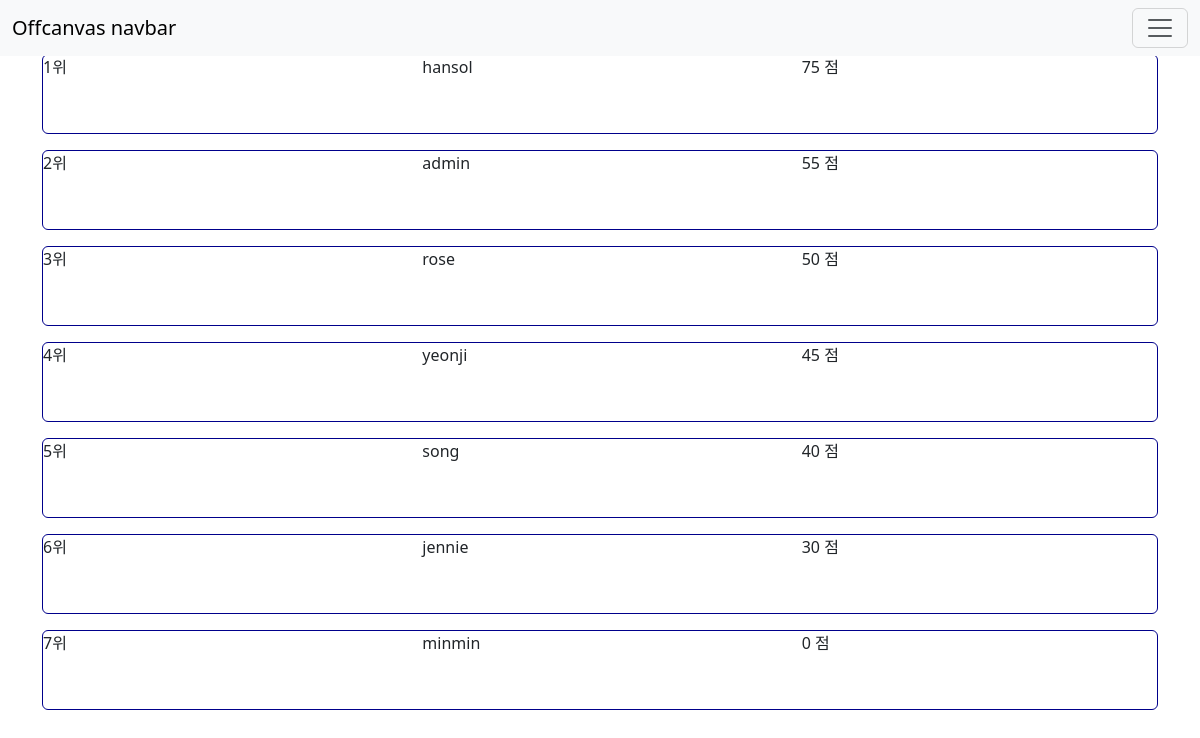
The app's page /ranking/ranking/ with its own data.
### app1/models.py (models this page shows, shortened)
class Score(models.Model):
    user = models.OneToOneField(settings.AUTH_USER_MODEL, on_delete=models.CASCADE)
    points = models.IntegerField(default=0)

### accounts/models.py (models this page shows)
class User(AbstractUser):
    point = models.IntegerField(default=0)  # 사용자가 모은 포인트
    photo = models.ImageField(upload_to='user_photos/', null=True, blank=True)
    class Meta:
        pass

### ranking/views.py (the view)
# urls.py: path('ranking/', ranking_view, name='ranking'),
def ranking_view(request):
    scores = Score.objects.order_by('-points')  # 점수가 높은 순으로 정렬
    return render(request, 'ranking.html', {'scores': scores})

### ranking/templates/ranking.html (shortened to what this page needs)
{% extends 'base.html' %}
{% load django_bootstrap5 %}
{% block body %}
<h2>랭킹 페이지</h2>
<div class="ranking-container">
    {% for score in scores %}
    <div class="card mt-3">
        <div class="row">
            <div class="col">
                <div class="rank">{{ forloop.counter }}위</div>
            </div>
            <div class="col">
                <div class="username">{{ score.user.username }}</div>
            </div>
            <div class="col">
                <div class="points">{{ score.points }} 점</div>
            </div>
        </div>
    </div>
    {% endfor %}
</div>
{% endblock %}

### templates/base.html (shortened to what this page needs)
<!DOCTYPE html>
<html lang="en">
<head>
    <link href="https://cdn.jsdelivr.net/npm/bootstrap@5.3.2/dist/css/bootstrap.min.css" rel="stylesheet">
    <link rel="stylesheet" href="https://cdn.jsdelivr.net/npm/bootstrap-icons@1.11.1/font/bootstrap-icons.css">
</head>
<body>
    {% include '_nav.html' %}
    <div class="container">
        {% block body %}
        {% endblock %}
    </div>
</body>
</html>

### templates/_nav.html (shortened to what this page needs)
<nav class="navbar bg-body-tertiary fixed-top">
  <div class="container-fluid">
    <a class="navbar-brand" href="#">Offcanvas navbar</a>
    <button class="navbar-toggler" type="button" data-bs-toggle="offcanvas" data-bs-target="#offcanvasNavbar" aria-controls="offcanvasNavbar" aria-label="Toggle navigation">
      <span class="navbar-toggler-icon"></span>
    </button>
  </div>
</nav>

### ranking/templates/ranking.html (style rules this page uses)
.card { border: 0.5px solid darkblue; height: 80px; }

### records on screen
Score: user.username "hansol", points "75"
Score: user.username "admin", points "55"
Score: user.username "rose", points "50"
Score: user.username "yeonji", points "45"
Score: user.username "song", points "40"
Score: user.username "jennie", points "30"
Score: user.username "minmin", points "0"
